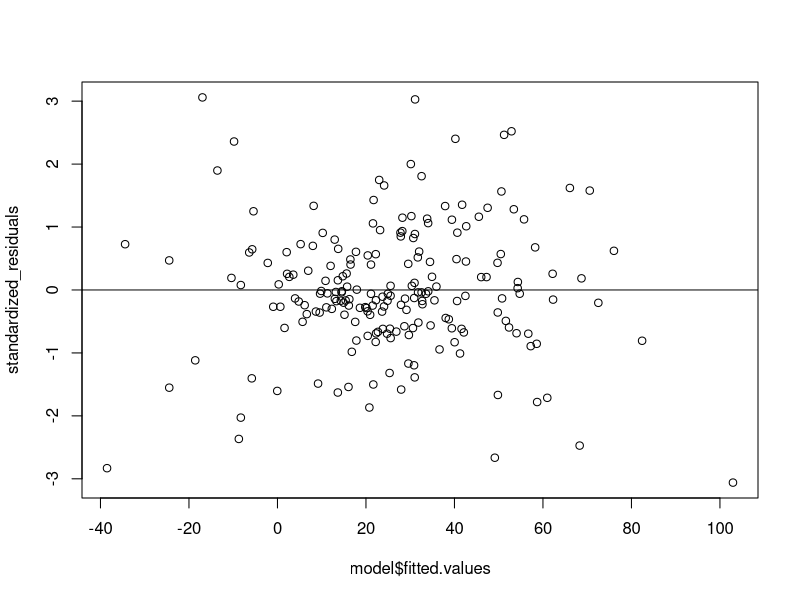

Generate this figure with R:
## ---- chunk 1

## ---- chunk 2
library(AER)
library(leaps)

data("USMacroG")
USMacroG=na.omit(USMacroG)
Macro=as.data.frame(apply(USMacroG,2,diff))

nrow(Macro)
ncol(Macro)

model = lm(consumption~gdp+invest+government+dpi+population+interest, Macro)
summary(model)

standardized_residuals = rstandard(model)

plot(model$fitted.values, standardized_residuals)#$residuals)
abline(0,0)

cat("average leverage value: ",mean(hatvalues(model)))

## ---- chunk 3
Macro[which(hatvalues(model) >= mean(hatvalues(model))*2),]
## ---- chunk 4
Macro[which(abs(standardized_residuals) >= 3),]
## ---- chunk 5
summary(Macro)
## ---- chunk 6
Macro[which((abs(standardized_residuals) >= 3)&(hatvalues(model) >= mean(hatvalues(model))*2)),]
